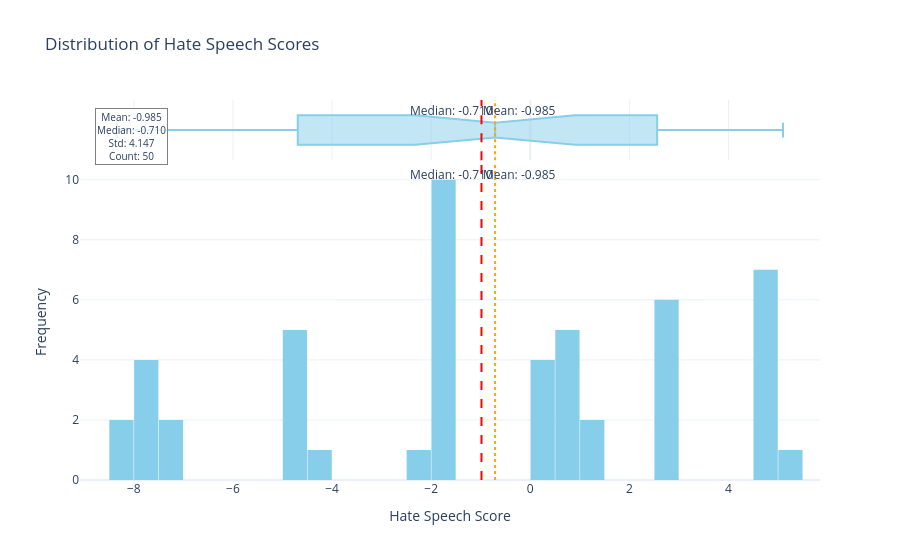

The notebook cell this image was saved under:
### Code cell
p.plot_score_distribution(score_col='Bradley_Terry_Score_full_gpt-5.4-nano')

### Figure 1 — Plotly figure (JSON) as saved in the notebook; plotly's stock layout.template omitted (floating-point values rounded to 4 significant figures)
{"data": [{"bingroup": "x", "hovertemplate": "<b>Hate Speech Score</b>: %{x}<br><b>Count</b>: %{y}<extra></extra>", "legendgroup": "", "marker": {"color": "skyblue", "pattern": {"shape": ""}}, "name": "", "nbinsx": 30, "orientation": "v", "showlegend": false, "type": "histogram", "x": [-2.168, -8.34, -4.703, -7.491, 1.098, 2.56, -4.909, -1.972, -8.185, -7.847, -7.937, -4.715, 0.725, -7.443, -4.788, -1.719, -1.793, -7.612, -1.981, -7.545, -1.766, 4.8, 1.078, -1.726, 0.7977, -4.693, 2.557, -4.475, -1.938, -1.96, -1.705, 0.941, 4.664, -1.778, 5.1, 2.851, 0.2845, 2.992, 4.582, 0.4658, 2.853, 0.4853, 2.659, 0.327, 4.814, 4.726, 4.763, 0.534, 4.509, 0.7829], "xaxis": "x", "yaxis": "y"}, {"hovertemplate": "<b>Hate Speech Score</b>: %{x}<br><b>Count</b>: %{y}<extra></extra>", "legendgroup": "", "marker": {"color": "skyblue"}, "name": "", "notched": true, "showlegend": false, "type": "box", "x": [-2.168, -8.34, -4.703, -7.491, 1.098, 2.56, -4.909, -1.972, -8.185, -7.847, -7.937, -4.715, 0.725, -7.443, -4.788, -1.719, -1.793, -7.612, -1.981, -7.545, -1.766, 4.8, 1.078, -1.726, 0.7977, -4.693, 2.557, -4.475, -1.938, -1.96, -1.705, 0.941, 4.664, -1.778, 5.1, 2.851, 0.2845, 2.992, 4.582, 0.4658, 2.853, 0.4853, 2.659, 0.327, 4.814, 4.726, 4.763, 0.534, 4.509, 0.7829], "xaxis": "x2", "yaxis": "y2"}], "layout": {"annotations": [{"showarrow": false, "text": "Mean: -0.985", "x": -0.9848, "xanchor": "left", "xref": "x", "y": 1, "yanchor": "top", "yref": "y domain"}, {"showarrow": false, "text": "Mean: -0.985", "x": -0.9848, "xanchor": "left", "xref": "x2", "y": 1, "yanchor": "top", "yref": "y2 domain"}, {"showarrow": false, "text": "Median: -0.710", "x": -0.7101, "xanchor": "right", "xref": "x", "y": 1, "yanchor": "top", "yref": "y domain"}, {"showarrow": false, "text": "Median: -0.710", "x": -0.7101, "xanchor": "right", "xref": "x2", "y": 1, "yanchor": "top", "yref": "y2 domain"}, {"bgcolor": "rgba(255,255,255,0.8)", "bordercolor": "gray", "borderwidth": 1, "font": {"size": 10}, "showarrow": false, "text": "Mean: -0.985<br>Median: -0.710<br>Std: 4.147<br>Count: 50", "x": 0.02, "xanchor": "left", "xref": "paper", "y": 0.98, "yanchor": "top", "yref": "paper"}], "bargap": 0.02, "barmode": "relative", "hovermode": "x unified", "legend": {"tracegroupgap": 0}, "shapes": [{"line": {"color": "red", "dash": "dash"}, "type": "line", "x0": -0.9848, "x1": -0.9848, "xref": "x", "y0": 0, "y1": 1, "yref": "y domain"}, {"line": {"color": "red", "dash": "dash"}, "type": "line", "x0": -0.9848, "x1": -0.9848, "xref": "x2", "y0": 0, "y1": 1, "yref": "y2 domain"}, {"line": {"color": "orange", "dash": "dot"}, "type": "line", "x0": -0.7101, "x1": -0.7101, "xref": "x", "y0": 0, "y1": 1, "yref": "y domain"}, {"line": {"color": "orange", "dash": "dot"}, "type": "line", "x0": -0.7101, "x1": -0.7101, "xref": "x2", "y0": 0, "y1": 1, "yref": "y2 domain"}], "title": {"text": "Distribution of Hate Speech Scores"}, "xaxis": {"anchor": "y", "domain": [0, 1], "title": {"text": "Hate Speech Score"}}, "xaxis2": {"anchor": "y2", "domain": [0, 1], "matches": "x", "showgrid": true, "showticklabels": false}, "yaxis": {"anchor": "x", "domain": [0, 0.8316], "title": {"text": "Frequency"}}, "yaxis2": {"anchor": "x2", "domain": [0.8416, 1], "matches": "y2", "showgrid": false, "showline": false, "showticklabels": false, "ticks": ""}}}
